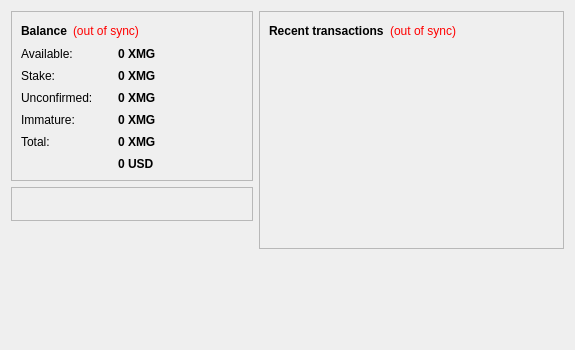
<?xml version="1.0" encoding="UTF-8"?>
<ui version="4.0">
 <class>OverviewPage</class>
 <widget class="QWidget" name="OverviewPage">
  <property name="geometry">
   <rect>
    <x>0</x>
    <y>0</y>
    <width>575</width>
    <height>350</height>
   </rect>
  </property>
  <property name="windowTitle">
   <string>Form</string>
  </property>
  <property name="styleSheet">
   <string notr="true">#OverviewPage { color: #464747; }</string>
  </property>
  <layout class="QGridLayout" name="gridLayout">
   <item row="0" column="0">
    <layout class="QHBoxLayout" name="horizontalLayout_3" stretch="1,1">
     <item>
      <layout class="QVBoxLayout" name="verticalLayout_2">
       <item>
        <widget class="QFrame" name="frameBalance">
         <property name="sizePolicy">
          <sizepolicy hsizetype="Preferred" vsizetype="Preferred">
           <horstretch>0</horstretch>
           <verstretch>0</verstretch>
          </sizepolicy>
         </property>
         <property name="styleSheet">
          <string notr="true"/>
         </property>
         <property name="frameShape">
          <enum>QFrame::StyledPanel</enum>
         </property>
         <property name="frameShadow">
          <enum>QFrame::Raised</enum>
         </property>
         <property name="lineWidth">
          <number>2</number>
         </property>
         <layout class="QVBoxLayout" name="verticalLayout_4">
          <item>
           <layout class="QHBoxLayout" name="horizontalLayout_4">
            <item>
             <widget class="QLabel" name="labelBalanceTitle">
              <property name="font">
               <font>
                <weight>75</weight>
                <bold>true</bold>
               </font>
              </property>
              <property name="styleSheet">
               <string notr="true"/>
              </property>
              <property name="text">
               <string>Balance</string>
              </property>
             </widget>
            </item>
            <item>
             <widget class="QLabel" name="labelWalletStatus">
              <property name="toolTip">
               <string>The displayed information may be out of date. Your wallet automatically synchronizes with the Magi network after a connection is established, but this process has not completed yet.</string>
              </property>
              <property name="styleSheet">
               <string notr="true">QLabel { color: red; }</string>
              </property>
              <property name="text">
               <string notr="true">(out of sync)</string>
              </property>
              <property name="alignment">
               <set>Qt::AlignLeading|Qt::AlignLeft|Qt::AlignVCenter</set>
              </property>
             </widget>
            </item>
            <item>
             <spacer name="horizontalSpacer_2">
              <property name="orientation">
               <enum>Qt::Horizontal</enum>
              </property>
              <property name="sizeHint" stdset="0">
               <size>
                <width>40</width>
                <height>20</height>
               </size>
              </property>
             </spacer>
            </item>
           </layout>
          </item>
          <item>
           <layout class="QFormLayout" name="formLayout_2">
            <property name="fieldGrowthPolicy">
             <enum>QFormLayout::AllNonFixedFieldsGrow</enum>
            </property>
            <property name="labelAlignment">
             <set>Qt::AlignLeading|Qt::AlignLeft|Qt::AlignVCenter</set>
            </property>
            <property name="horizontalSpacing">
             <number>12</number>
            </property>
            <property name="verticalSpacing">
             <number>8</number>
            </property>
            <item row="0" column="0">
             <widget class="QLabel" name="label">
              <property name="styleSheet">
               <string notr="true"/>
              </property>
              <property name="text">
               <string>Available:  </string>
              </property>
             </widget>
            </item>
            <item row="0" column="1">
             <widget class="QLabel" name="labelBalance">
              <property name="sizePolicy">
               <sizepolicy hsizetype="Preferred" vsizetype="Preferred">
                <horstretch>0</horstretch>
                <verstretch>0</verstretch>
               </sizepolicy>
              </property>
              <property name="font">
               <font>
                <weight>75</weight>
                <bold>true</bold>
               </font>
              </property>
              <property name="cursor">
               <cursorShape>IBeamCursor</cursorShape>
              </property>
              <property name="toolTip">
               <string>Your current balance</string>
              </property>
              <property name="styleSheet">
               <string notr="true"/>
              </property>
              <property name="text">
               <string notr="true">0 XMG</string>
              </property>
              <property name="textInteractionFlags">
               <set>Qt::LinksAccessibleByMouse|Qt::TextSelectableByKeyboard|Qt::TextSelectableByMouse</set>
              </property>
             </widget>
            </item>
            <item row="1" column="0">
             <widget class="QLabel" name="label_6">
              <property name="styleSheet">
               <string notr="true"/>
              </property>
              <property name="text">
               <string>Stake:</string>
              </property>
             </widget>
            </item>
            <item row="1" column="1">
             <widget class="QLabel" name="labelStake">
              <property name="sizePolicy">
               <sizepolicy hsizetype="Preferred" vsizetype="Preferred">
                <horstretch>0</horstretch>
                <verstretch>0</verstretch>
               </sizepolicy>
              </property>
              <property name="font">
               <font>
                <weight>75</weight>
                <bold>true</bold>
               </font>
              </property>
              <property name="cursor">
               <cursorShape>IBeamCursor</cursorShape>
              </property>
              <property name="toolTip">
               <string>Total of coins that was staked, and do not yet count toward the current balance</string>
              </property>
              <property name="styleSheet">
               <string notr="true"/>
              </property>
              <property name="text">
               <string notr="true">0 XMG</string>
              </property>
              <property name="textInteractionFlags">
               <set>Qt::LinksAccessibleByMouse|Qt::TextSelectableByKeyboard|Qt::TextSelectableByMouse</set>
              </property>
             </widget>
            </item>
            <item row="2" column="0">
             <widget class="QLabel" name="label_3">
              <property name="styleSheet">
               <string notr="true"/>
              </property>
              <property name="text">
               <string>Unconfirmed:    </string>
              </property>
             </widget>
            </item>
            <item row="2" column="1">
             <widget class="QLabel" name="labelUnconfirmed">
              <property name="sizePolicy">
               <sizepolicy hsizetype="Preferred" vsizetype="Preferred">
                <horstretch>0</horstretch>
                <verstretch>0</verstretch>
               </sizepolicy>
              </property>
              <property name="font">
               <font>
                <weight>75</weight>
                <bold>true</bold>
               </font>
              </property>
              <property name="cursor">
               <cursorShape>IBeamCursor</cursorShape>
              </property>
              <property name="toolTip">
               <string>Total of transactions that have yet to be confirmed, and do not yet count toward the current balance</string>
              </property>
              <property name="styleSheet">
               <string notr="true"/>
              </property>
              <property name="text">
               <string notr="true">0 XMG</string>
              </property>
              <property name="textInteractionFlags">
               <set>Qt::LinksAccessibleByMouse|Qt::TextSelectableByKeyboard|Qt::TextSelectableByMouse</set>
              </property>
             </widget>
            </item>
            <item row="3" column="0">
             <widget class="QLabel" name="labelImmatureText">
              <property name="styleSheet">
               <string notr="true"/>
              </property>
              <property name="text">
               <string>Immature:</string>
              </property>
             </widget>
            </item>
            <item row="3" column="1">
             <widget class="QLabel" name="labelImmature">
              <property name="sizePolicy">
               <sizepolicy hsizetype="Preferred" vsizetype="Preferred">
                <horstretch>0</horstretch>
                <verstretch>0</verstretch>
               </sizepolicy>
              </property>
              <property name="font">
               <font>
                <weight>75</weight>
                <bold>true</bold>
               </font>
              </property>
              <property name="toolTip">
               <string>Generated balance that has not yet matured</string>
              </property>
              <property name="styleSheet">
               <string notr="true"/>
              </property>
              <property name="text">
               <string notr="true">0 XMG</string>
              </property>
              <property name="textInteractionFlags">
               <set>Qt::LinksAccessibleByMouse|Qt::TextSelectableByKeyboard|Qt::TextSelectableByMouse</set>
              </property>
             </widget>
            </item>
            <item row="4" column="0">
             <widget class="QLabel" name="labelTotalText">
              <property name="styleSheet">
               <string notr="true"/>
              </property>
              <property name="text">
               <string>Total:</string>
              </property>
             </widget>
            </item>
            <item row="4" column="1">
             <widget class="QLabel" name="labelTotal">
              <property name="sizePolicy">
               <sizepolicy hsizetype="Preferred" vsizetype="Preferred">
                <horstretch>0</horstretch>
                <verstretch>0</verstretch>
               </sizepolicy>
              </property>
              <property name="font">
               <font>
                <weight>75</weight>
                <bold>true</bold>
               </font>
              </property>
              <property name="toolTip">
               <string>Total includes: balance, stake and unconfirmed values</string>
              </property>
              <property name="styleSheet">
               <string notr="true"/>
              </property>
              <property name="text">
               <string>0 XMG</string>
              </property>
              <property name="textInteractionFlags">
               <set>Qt::LinksAccessibleByMouse|Qt::TextSelectableByKeyboard|Qt::TextSelectableByMouse</set>
              </property>
             </widget>
            </item>
            <item row="5" column="1">
             <widget class="QLabel" name="labelTotalInUSD">
              <property name="sizePolicy">
               <sizepolicy hsizetype="Preferred" vsizetype="Preferred">
                <horstretch>0</horstretch>
                <verstretch>0</verstretch>
               </sizepolicy>
              </property>
              <property name="font">
               <font>
                <weight>75</weight>
                <bold>true</bold>
               </font>
              </property>
              <property name="toolTip">
               <string>Total balance in USD</string>
              </property>
              <property name="styleSheet">
               <string notr="true"/>
              </property>
              <property name="text">
               <string>0 USD</string>
              </property>
              <property name="textInteractionFlags">
               <set>Qt::LinksAccessibleByMouse|Qt::TextSelectableByKeyboard|Qt::TextSelectableByMouse</set>
              </property>
             </widget>
            </item>
           </layout>
          </item>
         </layout>
        </widget>
       </item>
       <item>
        <widget class="QFrame" name="framePrice">
         <property name="sizePolicy">
          <sizepolicy hsizetype="Preferred" vsizetype="Preferred">
           <horstretch>0</horstretch>
           <verstretch>0</verstretch>
          </sizepolicy>
         </property>
         <property name="styleSheet">
          <string notr="true"/>
         </property>
         <property name="frameShape">
          <enum>QFrame::StyledPanel</enum>
         </property>
         <property name="frameShadow">
          <enum>QFrame::Raised</enum>
         </property>
         <property name="lineWidth">
          <number>2</number>
         </property>
         <layout class="QVBoxLayout" name="verticalLayout_5">
          <item>
           <layout class="QFormLayout" name="formLayout_3">
            <property name="fieldGrowthPolicy">
             <enum>QFormLayout::AllNonFixedFieldsGrow</enum>
            </property>
            <property name="labelAlignment">
             <set>Qt::AlignLeading|Qt::AlignLeft|Qt::AlignVCenter</set>
            </property>
            <property name="horizontalSpacing">
             <number>10</number>
            </property>
            <property name="verticalSpacing">
             <number>8</number>
            </property>
            <item row="0" column="0">
             <widget class="QLabel" name="labelPriceText">
              <property name="maximumSize">
               <size>
                <width>110</width>
                <height>16777215</height>
               </size>
              </property>
              <property name="styleSheet">
               <string notr="true"/>
              </property>
              <property name="text">
               <string/>
              </property>
             </widget>
            </item>
           </layout>
          </item>
         </layout>
        </widget>
       </item>
       <item>
        <spacer name="verticalSpacer">
         <property name="orientation">
          <enum>Qt::Vertical</enum>
         </property>
         <property name="sizeHint" stdset="0">
          <size>
           <width>20</width>
           <height>40</height>
          </size>
         </property>
        </spacer>
       </item>
      </layout>
     </item>
     <item>
      <layout class="QVBoxLayout" name="verticalLayout_3">
       <item>
        <widget class="QFrame" name="frameTransactions">
         <property name="sizePolicy">
          <sizepolicy hsizetype="Preferred" vsizetype="Preferred">
           <horstretch>0</horstretch>
           <verstretch>0</verstretch>
          </sizepolicy>
         </property>
         <property name="styleSheet">
          <string notr="true"/>
         </property>
         <property name="frameShape">
          <enum>QFrame::StyledPanel</enum>
         </property>
         <property name="frameShadow">
          <enum>QFrame::Raised</enum>
         </property>
         <layout class="QVBoxLayout" name="verticalLayout">
          <item>
           <layout class="QHBoxLayout" name="horizontalLayout_2">
            <item>
             <widget class="QLabel" name="labelTransactionsTitle">
              <property name="styleSheet">
               <string notr="true"/>
              </property>
              <property name="text">
               <string>&lt;b&gt;Recent transactions&lt;/b&gt;</string>
              </property>
             </widget>
            </item>
            <item>
             <widget class="QLabel" name="labelTransactionsStatus">
              <property name="toolTip">
               <string>The displayed information may be out of date. Your wallet automatically synchronizes with the Magi network after a connection is established, but this process has not completed yet.</string>
              </property>
              <property name="styleSheet">
               <string notr="true">QLabel { color: red; }</string>
              </property>
              <property name="text">
               <string notr="true">(out of sync)</string>
              </property>
              <property name="alignment">
               <set>Qt::AlignRight|Qt::AlignTrailing|Qt::AlignVCenter</set>
              </property>
             </widget>
            </item>
            <item>
             <spacer name="horizontalSpacer">
              <property name="orientation">
               <enum>Qt::Horizontal</enum>
              </property>
              <property name="sizeHint" stdset="0">
               <size>
                <width>40</width>
                <height>20</height>
               </size>
              </property>
             </spacer>
            </item>
           </layout>
          </item>
          <item>
           <widget class="QListView" name="listTransactions">
            <property name="sizePolicy">
             <sizepolicy hsizetype="Preferred" vsizetype="Preferred">
              <horstretch>0</horstretch>
              <verstretch>0</verstretch>
             </sizepolicy>
            </property>
            <property name="minimumSize">
             <size>
              <width>285</width>
              <height>0</height>
             </size>
            </property>
            <property name="styleSheet">
             <string notr="true">QListView { background: transparent; }</string>
            </property>
            <property name="frameShape">
             <enum>QFrame::NoFrame</enum>
            </property>
            <property name="verticalScrollBarPolicy">
             <enum>Qt::ScrollBarAlwaysOff</enum>
            </property>
            <property name="horizontalScrollBarPolicy">
             <enum>Qt::ScrollBarAlwaysOff</enum>
            </property>
            <property name="selectionMode">
             <enum>QAbstractItemView::NoSelection</enum>
            </property>
           </widget>
          </item>
         </layout>
        </widget>
       </item>
       <item>
        <spacer name="verticalSpacer_2">
         <property name="orientation">
          <enum>Qt::Vertical</enum>
         </property>
         <property name="sizeHint" stdset="0">
          <size>
           <width>20</width>
           <height>40</height>
          </size>
         </property>
        </spacer>
       </item>
      </layout>
     </item>
    </layout>
   </item>
  </layout>
 </widget>
 <resources/>
 <connections/>
</ui>
